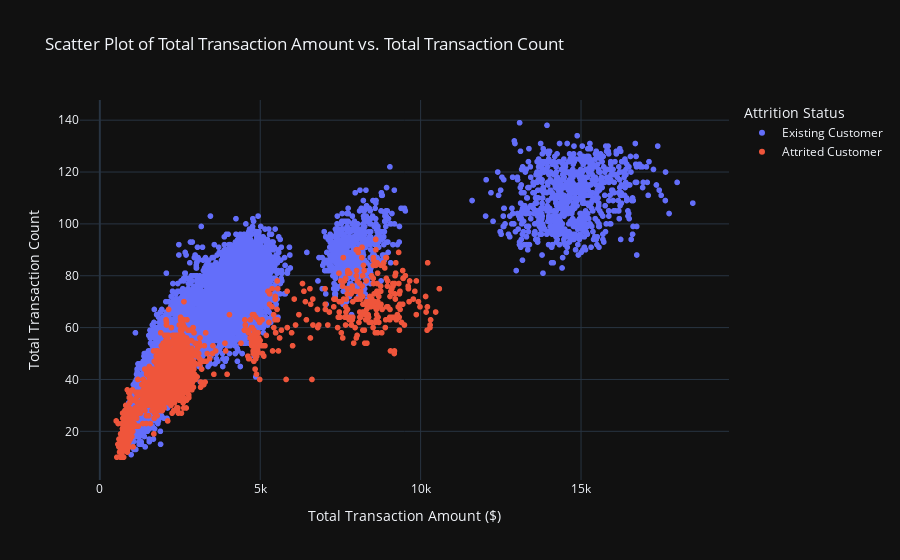

The cell this chart's notebook holds for it:
### Code cell
fig = px.scatter(
    df,
    y='Total_Trans_Ct',
    x='Total_Trans_Amt',
    color='Attrition_Flag',
    title='Scatter Plot of Total Transaction Amount vs. Total Transaction Count',
    labels={'Total_Trans_Ct': 'Total Transaction Count', 'Total_Trans_Amt': 'Total Transaction Amount ($)'},
    template='plotly_dark'
)

fig.update_layout(
    yaxis_title='Total Transaction Count',
    xaxis_title='Total Transaction Amount ($)',
    legend_title='Attrition Status',
)

fig.show()

### Figure 1 — Plotly figure (JSON) as saved in the notebook; plotly's stock layout.template omitted (floating-point values rounded to 4 significant figures; data arrays with more than 128 entries replaced by an {"elided": "..."} marker saying what was removed)
{"data": [{"hovertemplate": "Attrition_Flag=Existing Customer<br>Total Transaction Amount ($)=%{x}<br>Total Transaction Count=%{y}<extra></extra>", "legendgroup": "Existing Customer", "marker": {"color": "#636efa", "symbol": "circle"}, "mode": "markers", "name": "Existing Customer", "showlegend": true, "type": "scattergl", "x": {"elided": "8500 int values"}, "xaxis": "x", "y": {"elided": "8500 int values"}, "yaxis": "y"}, {"hovertemplate": "Attrition_Flag=Attrited Customer<br>Total Transaction Amount ($)=%{x}<br>Total Transaction Count=%{y}<extra></extra>", "legendgroup": "Attrited Customer", "marker": {"color": "#EF553B", "symbol": "circle"}, "mode": "markers", "name": "Attrited Customer", "showlegend": true, "type": "scattergl", "x": {"elided": "1627 int values"}, "xaxis": "x", "y": {"elided": "1627 int values"}, "yaxis": "y"}], "layout": {"legend": {"title": {"text": "Attrition Status"}, "tracegroupgap": 0}, "title": {"text": "Scatter Plot of Total Transaction Amount vs. Total Transaction Count"}, "xaxis": {"anchor": "y", "domain": [0, 1], "title": {"text": "Total Transaction Amount ($)"}}, "yaxis": {"anchor": "x", "domain": [0, 1], "title": {"text": "Total Transaction Count"}}}}
